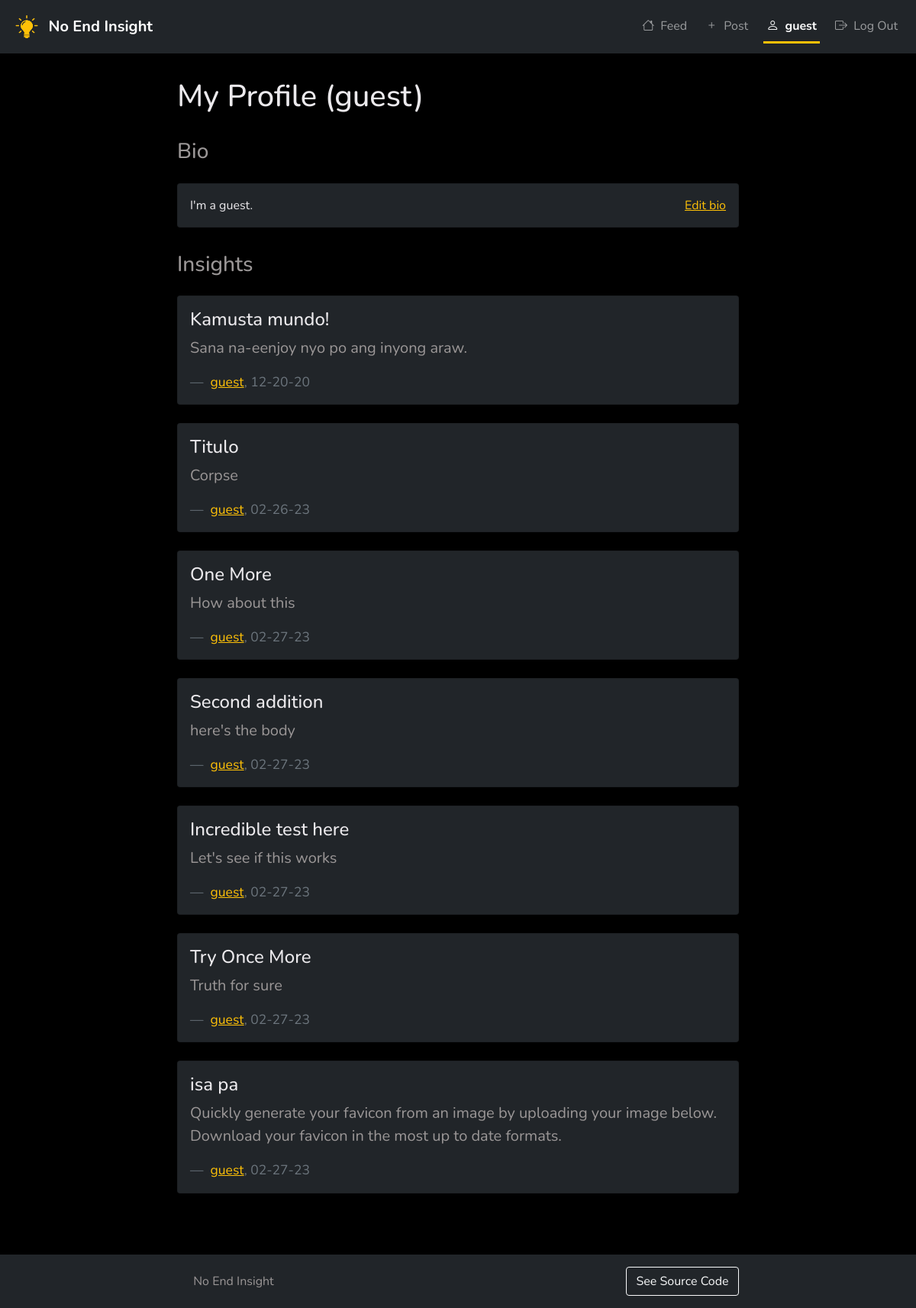
The page /profile (signed in) on the database its author committed.
### app.py (models this page shows)
class User(db.Model):
    id = db.Column(db.Integer, primary_key=True, nullable=False)
    username = db.Column(db.String(50), unique=True, nullable=False)
    password = db.Column(db.String(50), nullable=False)
    bio = db.Column(db.String(300))
    insights = db.relationship("Insight", backref="author")

class Insight(db.Model):
    id = db.Column(db.Integer, primary_key=True, nullable=False)
    title = db.Column(db.String(50), nullable=False)
    body = db.Column(db.Text, nullable=False)
    date = db.Column(db.DateTime, nullable=False, default=datetime.utcnow)
    author_id = db.Column(db.Integer, db.ForeignKey("user.id"))

### app.py (the view)
@app.route("/profile")
@app.route("/profile/<string:username>")
def profile(username=None):
    auth_user = getAuthUserFromSession()
    if not auth_user:
        abort(401)
    view_user = auth_user
    if username:
        view_user = User.query.filter_by(username=username).first() # User whose profile you're attempting to view
        if not view_user:
            abort(404)
    own_profile = auth_user.id == view_user.id
    return render_template("profile.html", auth_user=auth_user, view_user=view_user, own_profile=own_profile)

### app.py (called while the page is built)
def getAuthUserFromSession():
    user_id = session.get('user_id')
    if not user_id:
        return None
    return User.query.get(user_id)

### templates/profile.html (shortened to what this page needs)
{% extends "layout.html" %} {% block nav_items %}
<a class="nav-link px-1 mx-2" href="{{ url_for('index') }}">
  <i class="bi bi-house me-1"></i>
  <span>Feed</span>
</a>
<a class="nav-link px-1 mx-2" href="{{ url_for('post') }}">
  <i class="bi bi-plus me-1"></i>
  <span>Post</span>
</a>
<a
  class="nav-link px-1 mx-2 {{ 'active' if own_profile else '' }}"
  href="{{ url_for('profile') }}"
>
  <i class="bi bi-person me-1"></i>
  <span>{{ auth_user.username }}</span>
</a>
<a class="nav-link px-1 mx-2" href="{{ url_for('api_logout') }}">
  <i class="bi bi-box-arrow-right me-1"></i>
  <span>Log Out</span>
</a>
{% endblock %} {% block content %}
<main class="content col-sm-12 col-md-8 mx-auto">
  {% if own_profile %}
  <h1>My Profile ({{ view_user.username }})</h1>
  {% else %}
  <h1>{{ view_user.username }}'s Profile</h1>
  {% endif %}
  <div class="py-4">
    <section>
      <h3 class="dark-text">Bio</h3>
      <div class="card bg-dark my-4">
        <form
          id="bio-form"
          action="{{ url_for('api_update_bio') }}"
          method="POST"
        >
          <div class="card-body d-flex">
            <div class="flex-grow-1">{{ view_user.bio }}</div>
            <a id="edit-bio-link" class="icon-link ms-auto" href="#"
              >Edit bio</a
            >
          </div>
        </form>
      </div>
    </section>
    <section class="pt-2">
      <h3 class="dark-text">Insights</h3>
      {% if view_user.insights %} {% for insight in view_user.insights %}
      <div class="card bg-dark my-4">
        <div class="card-body">
          <h4 class="card-title">{{ insight.title }}</h4>
          <blockquote class="blockquote mb-0">
            <p class="dark-text">{{ insight.body }}</p>
            <footer class="blockquote-footer pt-3">
              <a
                href="{{ url_for('profile',username=insight.author.username) }}"
                >{{ insight.author.username }}</a
              >, {{ insight.date.strftime("%m-%d-%y") }}
            </footer>
          </blockquote>
        </div>
      </div>
      {% endfor %} {% else %}
      <p class="text-muted my-4">
        No insights available.
        <a href="{{ url_for('post') }}">Post about one!</a>
      </p>
      {% endif %}
    </section>
  </div>
</main>
{% endblock %}

### static/styles.css (style rules this page uses)
:root { --light-text-color: #ebe9ec; --dark-text-color: #9b9797; --navbar-footer-height: 70px; color-scheme: dark; }
html, body { font-family: 'Nunito', Helvetica, sans-serif; background: black; color: var(--light-text-color); height: 100%; margin: 0; }
a { color: var(--bs-warning); }
.active { font-weight: bold; border-bottom-width: 2; border-bottom: 3px solid var(--bs-warning); }
.content { padding: 2rem; min-height: calc( 100vh - var(--navbar-footer-height) - var(--navbar-footer-height) ); }
.dark-text { color: var(--dark-text-color); }

### rows shown on the page
User: username "guest", bio "I'm a guest."
Insight: title "Kamusta mundo!", body "Sana na-eenjoy nyo po ang inyong araw.", author.username "guest", date "12-20-20"
Insight: title "Titulo", body "Corpse", author.username "guest", date "02-26-23"
Insight: title "One More", body "How about this", author.username "guest", date "02-27-23"
Insight: title "Second addition", body "here's the body", author.username "guest", date "02-27-23"
Insight: title "Incredible test here", body "Let's see if this works", author.username "guest", date "02-27-23"
Insight: title "Try Once More", body "Truth for sure", author.username "guest", date "02-27-23"
Insight: title "isa pa", body "Quickly generate your favicon from an image by uploading your image below. Download your favicon in the most up to date formats.", author.username "guest", date "02-27-23"
